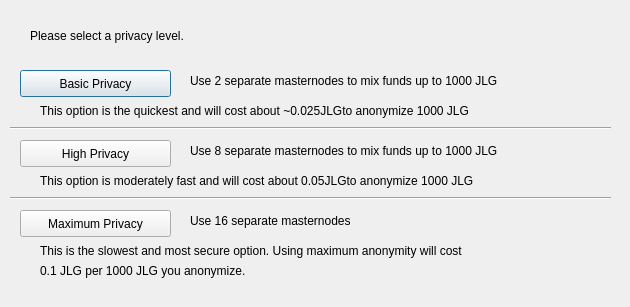
<?xml version="1.0" encoding="UTF-8"?>
<ui version="4.0">
 <class>DarksendConfig</class>
 <widget class="QDialog" name="DarksendConfig">
  <property name="geometry">
   <rect>
    <x>0</x>
    <y>0</y>
    <width>630</width>
    <height>307</height>
   </rect>
  </property>
  <property name="windowTitle">
   <string>Configure Darksend</string>
  </property>
  <widget class="QPushButton" name="buttonBasic">
   <property name="geometry">
    <rect>
     <x>20</x>
     <y>70</y>
     <width>151</width>
     <height>27</height>
    </rect>
   </property>
   <property name="text">
    <string>Basic Privacy</string>
   </property>
  </widget>
  <widget class="QPushButton" name="buttonHigh">
   <property name="geometry">
    <rect>
     <x>20</x>
     <y>140</y>
     <width>151</width>
     <height>27</height>
    </rect>
   </property>
   <property name="text">
    <string>High Privacy</string>
   </property>
  </widget>
  <widget class="QPushButton" name="buttonMax">
   <property name="geometry">
    <rect>
     <x>20</x>
     <y>210</y>
     <width>151</width>
     <height>27</height>
    </rect>
   </property>
   <property name="text">
    <string>Maximum Privacy</string>
   </property>
  </widget>
  <widget class="QLabel" name="label">
   <property name="geometry">
    <rect>
     <x>30</x>
     <y>20</y>
     <width>571</width>
     <height>31</height>
    </rect>
   </property>
   <property name="text">
    <string>Please select a privacy level.</string>
   </property>
  </widget>
  <widget class="QLabel" name="label_2">
   <property name="geometry">
    <rect>
     <x>190</x>
     <y>70</y>
     <width>421</width>
     <height>21</height>
    </rect>
   </property>
   <property name="text">
    <string>Use 2 separate masternodes to mix funds up to 1000 JLG</string>
   </property>
  </widget>
  <widget class="QLabel" name="label_3">
   <property name="geometry">
    <rect>
     <x>190</x>
     <y>140</y>
     <width>411</width>
     <height>21</height>
    </rect>
   </property>
   <property name="text">
    <string>Use 8 separate masternodes to mix funds up to 1000 JLG</string>
   </property>
  </widget>
  <widget class="QLabel" name="label_4">
   <property name="geometry">
    <rect>
     <x>190</x>
     <y>210</y>
     <width>421</width>
     <height>21</height>
    </rect>
   </property>
   <property name="text">
    <string>Use 16 separate masternodes</string>
   </property>
  </widget>
  <widget class="QLabel" name="label_6">
   <property name="geometry">
    <rect>
     <x>40</x>
     <y>100</y>
     <width>561</width>
     <height>21</height>
    </rect>
   </property>
   <property name="text">
    <string>This option is the quickest and will cost about ~0.025JLGto anonymize 1000 JLG</string>
   </property>
  </widget>
  <widget class="QLabel" name="label_7">
   <property name="geometry">
    <rect>
     <x>40</x>
     <y>170</y>
     <width>561</width>
     <height>21</height>
    </rect>
   </property>
   <property name="text">
    <string>This option is moderately fast and will cost about 0.05JLGto anonymize 1000 JLG</string>
   </property>
  </widget>
  <widget class="QLabel" name="label_8">
   <property name="geometry">
    <rect>
     <x>40</x>
     <y>240</y>
     <width>561</width>
     <height>21</height>
    </rect>
   </property>
   <property name="text">
    <string>This is the slowest and most secure option. Using maximum anonymity will cost</string>
   </property>
  </widget>
  <widget class="QLabel" name="label_9">
   <property name="geometry">
    <rect>
     <x>40</x>
     <y>260</y>
     <width>561</width>
     <height>21</height>
    </rect>
   </property>
   <property name="text">
    <string>0.1 JLG per 1000 JLG you anonymize.</string>
   </property>
  </widget>
  <widget class="Line" name="line">
   <property name="geometry">
    <rect>
     <x>10</x>
     <y>120</y>
     <width>601</width>
     <height>16</height>
    </rect>
   </property>
   <property name="orientation">
    <enum>Qt::Horizontal</enum>
   </property>
  </widget>
  <widget class="Line" name="line_2">
   <property name="geometry">
    <rect>
     <x>10</x>
     <y>190</y>
     <width>601</width>
     <height>16</height>
    </rect>
   </property>
   <property name="orientation">
    <enum>Qt::Horizontal</enum>
   </property>
  </widget>
 </widget>
 <resources/>
 <connections/>
</ui>
